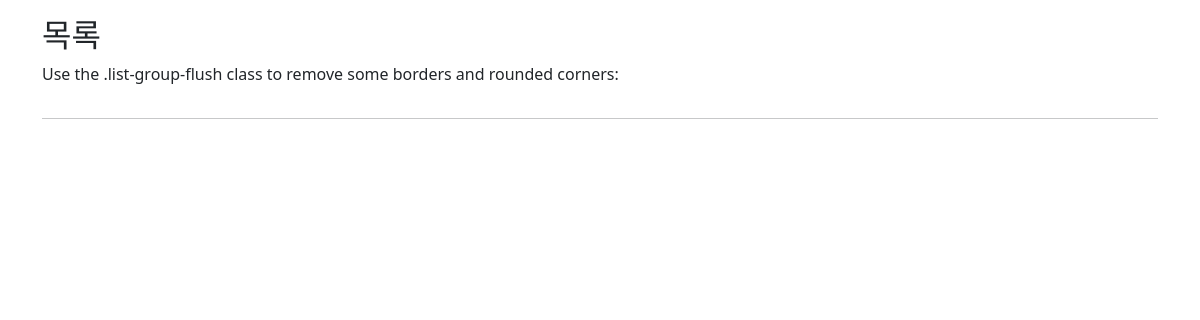
The app's page /write/freeboard_index, older data.
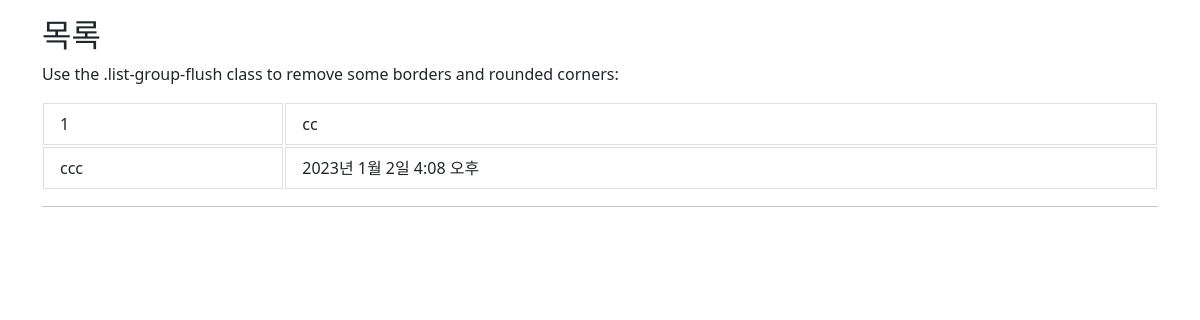
The same page, newer data.
### write/models.py (models this page shows)
class Free(models.Model): #
    free_id = models.AutoField(primary_key=True)
    text = models.TextField(verbose_name='글 내용', null=True)
    comment = models.CharField(max_length=200, null=True)
    like_users = models.ManyToManyField(settings.AUTH_USER_MODEL, related_name='like_articles') #좋아요 추가
    info = models.ForeignKey(models2.Info, on_delete=models.CASCADE,db_column='info_id', null=True)
    group = models.ForeignKey(models2.Group, on_delete=models.CASCADE,db_column='group_id', null=True)
    title = models.CharField(max_length=64, verbose_name='글 제목', default='')
    write_dttm = models.DateTimeField(auto_now_add=True, null=True)
    update_dttm = models.DateTimeField(auto_now=True, null=True)
    hits=models.PositiveIntegerField(default=0)
    imgfile = models.ImageField(null=True, upload_to="", blank=True) # 이미지 컬럼 추가
    select_moim = models.ForeignKey(Select_Moim, on_delete=models.CASCADE,db_column='select_id', null=True)
    def __str__(self):
        return f'[{self.pk}][{self.title}]'

### write/views.py (the view)
# urls.py: path('freeboard_index', views.freeboard_index, name='freeindex'),#자유게인덱스
def freeboard_index(request): #자유게인덱스
    all_boards = Free.objects.all().order_by("-write_dttm") # 모든 데이터 조회, 내림차순(-표시) 조회
    print(all_boards)
    return render(request, 'write/freeindex.html', {'title':'Board List', 'board_list':all_boards})

### write/templates/write/freeindex.html (shortened to what this page needs)
<!DOCTYPE html>
<html lang="en">
<head>
  <link href="https://cdn.jsdelivr.net/npm/bootstrap@5.2.3/dist/css/bootstrap.min.css" rel="stylesheet">
</head>
<body>
<div class="container mt-3">
  <h2>목록</h2>
  <p>Use the .list-group-flush class to remove some borders and rounded corners:</p>
</div>
<div class="container mt-3">
  <ul class="list-group list-group-flush">
    {% for b in board_list %}
    <table><tr><td>
      <li class="list-group-item" name="free_id" value=""> {{b.free_id}}</li></td>
      <td><li class="list-group-item" name="title"> {{b.title}}</li></td>
      </tr><td><li class="list-group-item" name="text"> {{b.text}}</li></td>
      <td><li class="list-group-item" name="write_dttm"> {{b.write_dttm}}</li></td>
    </table>
    {% endfor %}
    <hr>
  </ul>
</div>
</body>
</html>

Row changes from the older to the newer data that the page shows:
added Free: free_id "1", title "cc", text "ccc", write_dttm "2023년 1월 2일 4:08 오후"
